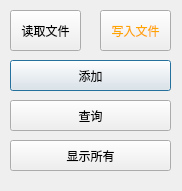
<?xml version="1.0" encoding="UTF-8"?>
<ui version="4.0">
 <class>Dlg1</class>
 <widget class="QDialog" name="Dlg1">
  <property name="geometry">
   <rect>
    <x>0</x>
    <y>0</y>
    <width>182</width>
    <height>191</height>
   </rect>
  </property>
  <property name="windowTitle">
   <string>学生信息管理系统</string>
  </property>
  <widget class="QPushButton" name="Btn_write">
   <property name="geometry">
    <rect>
     <x>100</x>
     <y>10</y>
     <width>71</width>
     <height>41</height>
    </rect>
   </property>
   <property name="toolTip">
    <string>将记录存储到文件</string>
   </property>
   <property name="styleSheet">
    <string notr="true">color:orange</string>
   </property>
   <property name="text">
    <string>写入文件</string>
   </property>
   <property name="autoDefault">
    <bool>true</bool>
   </property>
  </widget>
  <widget class="QPushButton" name="Btn_read">
   <property name="geometry">
    <rect>
     <x>10</x>
     <y>10</y>
     <width>71</width>
     <height>41</height>
    </rect>
   </property>
   <property name="toolTip">
    <string>将文件中的内容添加到记录，不会覆盖已有记录</string>
   </property>
   <property name="text">
    <string>读取文件</string>
   </property>
  </widget>
  <widget class="QPushButton" name="Btn_add">
   <property name="geometry">
    <rect>
     <x>10</x>
     <y>60</y>
     <width>161</width>
     <height>31</height>
    </rect>
   </property>
   <property name="toolTip">
    <string>添加一条记录</string>
   </property>
   <property name="text">
    <string>添加</string>
   </property>
   <property name="default">
    <bool>true</bool>
   </property>
  </widget>
  <widget class="QPushButton" name="Btn_find">
   <property name="geometry">
    <rect>
     <x>10</x>
     <y>100</y>
     <width>161</width>
     <height>31</height>
    </rect>
   </property>
   <property name="toolTip">
    <string>查询单条记录</string>
   </property>
   <property name="text">
    <string>查询</string>
   </property>
  </widget>
  <widget class="QPushButton" name="Btn_show">
   <property name="geometry">
    <rect>
     <x>10</x>
     <y>140</y>
     <width>161</width>
     <height>31</height>
    </rect>
   </property>
   <property name="toolTip">
    <string>显示所有记录</string>
   </property>
   <property name="text">
    <string>显示所有</string>
   </property>
  </widget>
 </widget>
 <resources/>
 <connections/>
</ui>
